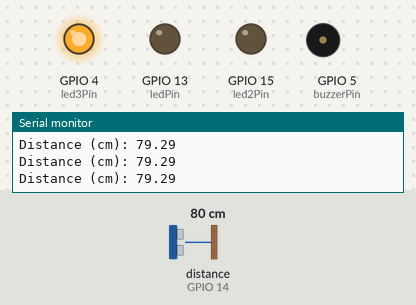
The sketch below on a simulated ESP8266 (NodeMCU). On the bench: output pins drawn as LEDs (lit = HIGH), buzzer (waves = sounding, pin HIGH), the last lines printed to the serial monitor. Wiring (inferred from the names in the program): ultrasonic range finder: trigger GPIO 12; echo GPIO 14. The inputs (shaded band) are chosen by the test bench; at power-on: distance to the obstacle (sensor on GPIO 14) 80 cm. The echo pulse lasts 58.3 µs per cm; WiFi joins after 1.5 s; servers stay silent unless stated; pins used as bus, display or sensor lines are not drawn.

Above: at 8.2 s.
8.3 s: distance to the obstacle (sensor on GPIO 14) set to 33 cm
9.8 s: distance to the obstacle (sensor on GPIO 14) set to 27 cm
At 10.7 s:
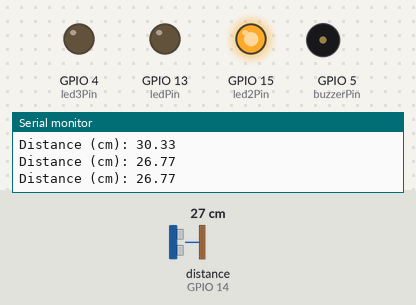
11.7 s: distance to the obstacle (sensor on GPIO 14) set to 12 cm
13.2 s: distance to the obstacle (sensor on GPIO 14) set to 9 cm
At 14.0 s:
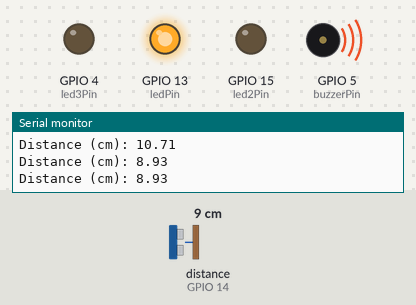
15.0 s: distance to the obstacle (sensor on GPIO 14) set to 18 cm
At 16.2 s:
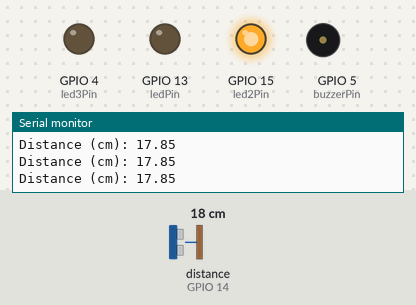
16.5 s: distance to the obstacle (sensor on GPIO 14) set to 2 cm
At 17.6 s:
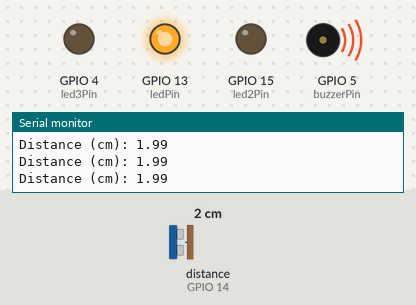
Timing chart, 0 to 19.3 s (numbered marks = the images above; inputs shaded):
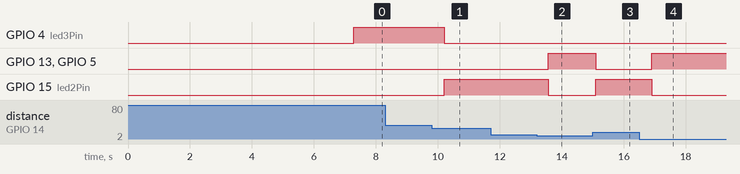

The sketch:

web_hc_sr04.ino
```cpp
#include <ESP8266WiFi.h>
#include <ESP8266WebServer.h>

// Wi-Fi Ayarları
const char* ssid = "Wifi_Name";        // Wi-Fi ağ adı
const char* password = "Password";          // Wi-Fi şifresi

// Pin Tanımları
const int trigPin = 12;   // D6 pinine bağlı
const int echoPin = 14;   // D5 pinine bağlı
const int ledPin = 13;    // D7 (10 cm'den küçük mesafede yanacak LED)
const int led2Pin = 15;   // D8 (10-30 cm mesafede yanacak LED)
const int led3Pin = 4;    // 30 cm'den büyük mesafede yanacak LED
const int buzzerPin = 5;  // Buzzer pinini tanımla (örneğin D1)

// Sabitler
#define SOUND_VELOCITY 0.034
#define MEASURE_ATTEMPTS 5 // Birden fazla ölçüm denemesi

long duration;
float distanceCm;
bool validMeasurement = false; // Geçerli ölçüm kontrolü

// Web Server Tanımlama
ESP8266WebServer server(80);

// Mesafe mesajı
String distanceMessage = ""; // Mesafeye göre mesaj

void setup() {
  Serial.begin(115200); // Serial iletişimi başlat
  Serial.println();
  Serial.println("Connecting to Wi-Fi...");

  // Wi-Fi bağlantısını başlat
  WiFi.begin(ssid, password);

  while (WiFi.status() != WL_CONNECTED) {
    delay(1000);
    Serial.print(".");
  }

  // Wi-Fi bağlanınca IP adresini yazdır
  Serial.println("\nConnected to Wi-Fi!");
  Serial.print("IP Address: ");
  Serial.println(WiFi.localIP().toString()); // IP adresi
  delay(5000); // 5 saniye bekle

  // Pin Modları
  pinMode(trigPin, OUTPUT);
  pinMode(echoPin, INPUT);
  pinMode(ledPin, OUTPUT);
  pinMode(led2Pin, OUTPUT);
  pinMode(led3Pin, OUTPUT);
  pinMode(buzzerPin, OUTPUT);

  // Web server yönlendirme
  server.on("/", handleRoot);
  server.begin();
  Serial.println("Web server started!");
  Serial.println(WiFi.localIP());
}

void loop() {
  measureDistance();
  controlLEDs();
  server.handleClient(); // Web server isteğini işle
}

// Mesafe Ölçümü
void measureDistance() {
  float totalDistance = 0;
  int successfulReads = 0;

  for (int i = 0; i < MEASURE_ATTEMPTS; i++) {
    digitalWrite(trigPin, LOW);
    delayMicroseconds(2);
    digitalWrite(trigPin, HIGH);
    delayMicroseconds(10);
    digitalWrite(trigPin, LOW);

    duration = pulseIn(echoPin, HIGH, 30000); // Timeout 30 ms

    if (duration > 0) {
      float currentDistance = duration * SOUND_VELOCITY / 2;
      if (currentDistance > 0 && currentDistance < 400) { // Mantıklı mesafe aralığı
        totalDistance += currentDistance;
        successfulReads++;
      }
    }
    delay(50); // Ölçümler arasında kısa bekleme
  }

  if (successfulReads > 0) {
    distanceCm = totalDistance / successfulReads; // Ortalama mesafe
    validMeasurement = true;
  } else {
    validMeasurement = false; // Hiç geçerli ölçüm yok
  }

  Serial.print("Distance (cm): ");
  if (validMeasurement) {
    Serial.println(distanceCm);
  } else {
    Serial.println("Not Measured");
  }
}

// LED ve Buzzer Kontrolü
void controlLEDs() {
  if (validMeasurement) {
    if (distanceCm < 10.00) {
      digitalWrite(ledPin, HIGH);
      digitalWrite(led2Pin, LOW);
      digitalWrite(led3Pin, LOW);
      digitalWrite(buzzerPin, HIGH);
      distanceMessage = "STOP! You are close enough.";
    } else if (distanceCm >= 10.00 && distanceCm <= 30.00) {
      digitalWrite(ledPin, LOW);
      digitalWrite(led2Pin, HIGH);
      digitalWrite(led3Pin, LOW);
      digitalWrite(buzzerPin, LOW);
      distanceMessage = "You can get closer.";
    } else if (distanceCm > 30.00) {
      digitalWrite(ledPin, LOW);
      digitalWrite(led2Pin, LOW);
      digitalWrite(led3Pin, HIGH);
      digitalWrite(buzzerPin, LOW);
      distanceMessage = "Distance is too much.";
    }
  } else {
    digitalWrite(ledPin, LOW);
    digitalWrite(led2Pin, LOW);
    digitalWrite(led3Pin, LOW);
    digitalWrite(buzzerPin, LOW);
    distanceMessage = "Measurement not valid.";
  }
}

// Web Sayfasını İşleme
void handleRoot() {
  String html = "<html><head><title>Distance Sensor</title>";
  html += "<meta http-equiv='refresh' content='2'>"; // Otomatik yenileme
  html += "</head><body>";
  html += "<h1>Distance Sensor Status</h1>";

  if (validMeasurement) {
    html += "<p><strong>Distance: </strong>" + String(distanceCm, 2) + " cm</p>";
    html += "<p><strong>Message: </strong>" + distanceMessage + "</p>"; // Mesaj ekleme
    html += "<p><strong>LED and Buzzer Status:</strong></p>";
    html += "<ul>";
    html += "<li>LED1 (<10 cm): " + String(digitalRead(ledPin) == HIGH ? "ON" : "OFF") + "</li>";
    html += "<li>LED2 (10-30 cm): " + String(digitalRead(led2Pin) == HIGH ? "ON" : "OFF") + "</li>";
    html += "<li>LED3 (>30 cm): " + String(digitalRead(led3Pin) == HIGH ? "ON" : "OFF") + "</li>";
    html += "<li>Buzzer: " + String(digitalRead(buzzerPin) == HIGH ? "ON" : "OFF") + "</li>";
    html += "</ul>";
  } else {
    html += "<p><strong>Distance:</strong> Not Measured</p>";
    html += "<p><strong>Message:</strong> Measurement not valid.</p>"; // Geçersiz mesaj
  }

  html += "</body></html>";

  server.send(200, "text/html", html);
}
```

Measured:
- the behaviour switches between 31 and 30 cm on distance to the obstacle (sensor on GPIO 14) (found by bisection; images 0 and 1)
- the behaviour switches between 11 and 10 cm on distance to the obstacle (sensor on GPIO 14) (found by bisection; images 1 and 2)
- after the input at 9.8 s, GPIO 4 (led3Pin): HIGH → LOW after 0.41 s; GPIO 15 (led2Pin): LOW → HIGH after 0.41 s
- after the input at 13.2 s, GPIO 13 (ledPin), GPIO 5 (buzzerPin): LOW → HIGH after 0.37 s; GPIO 15 (led2Pin): HIGH → LOW after 0.37 s
- after the input at 15.0 s, GPIO 13 (ledPin), GPIO 5 (buzzerPin): HIGH → LOW after 0.10 s; GPIO 15 (led2Pin): LOW → HIGH after 0.10 s
- after the input at 16.5 s, GPIO 13 (ledPin), GPIO 5 (buzzerPin): LOW → HIGH after 0.40 s; GPIO 15 (led2Pin): HIGH → LOW after 0.40 s
